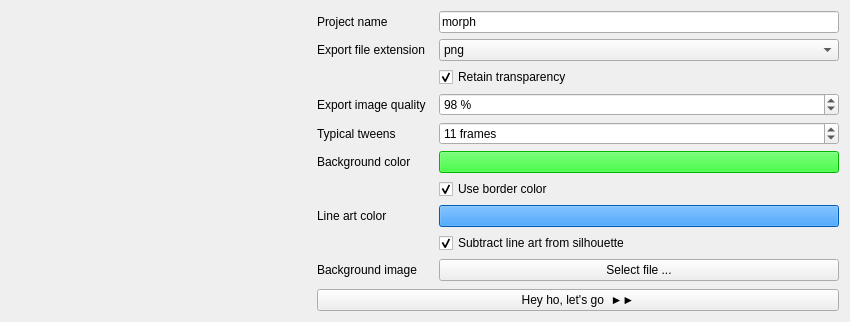
      <widget class="QWidget" name="tabPreferences">
       <attribute name="icon">
        <iconset resource="muddymorph.qrc">
         <normaloff>:/stilo/guicandy/t2.png</normaloff>:/stilo/guicandy/t2.png</iconset>
       </attribute>
       <attribute name="title">
        <string>Preferences</string>
       </attribute>
       <layout class="QHBoxLayout" name="horizontalLayout_7" stretch="1,0">
        <item>
         <widget class="QLabel" name="previewPrefs">
          <property name="minimumSize">
           <size>
            <width>300</width>
            <height>300</height>
           </size>
          </property>
          <property name="text">
           <string/>
          </property>
          <property name="pixmap">
           <pixmap resource="muddymorph.qrc">:/stilo/guicandy/icon.png</pixmap>
          </property>
          <property name="alignment">
           <set>Qt::AlignCenter</set>
          </property>
         </widget>
        </item>
        <item>
         <layout class="QVBoxLayout" name="verticalLayout">
          <item>
           <layout class="QFormLayout" name="formLayout">
            <property name="fieldGrowthPolicy">
             <enum>QFormLayout::AllNonFixedFieldsGrow</enum>
            </property>
            <property name="labelAlignment">
             <set>Qt::AlignLeading|Qt::AlignLeft|Qt::AlignVCenter</set>
            </property>
            <item row="1" column="0">
             <widget class="QLabel" name="label_2">
              <property name="text">
               <string>Project name</string>
              </property>
             </widget>
            </item>
            <item row="1" column="1">
             <widget class="QLineEdit" name="editName">
              <property name="toolTip">
               <string>&lt;html&gt;&lt;head/&gt;&lt;body&gt;&lt;p&gt;Inbetween frames will be saved with this name.&lt;/p&gt;&lt;/body&gt;&lt;/html&gt;</string>
              </property>
              <property name="text">
               <string>morph</string>
              </property>
             </widget>
            </item>
            <item row="2" column="0">
             <widget class="QLabel" name="label_01">
              <property name="text">
               <string>Export file extension  </string>
              </property>
             </widget>
            </item>
            <item row="2" column="1">
             <widget class="QComboBox" name="comboExtension">
              <property name="sizePolicy">
               <sizepolicy hsizetype="Expanding" vsizetype="Fixed">
                <horstretch>0</horstretch>
                <verstretch>0</verstretch>
               </sizepolicy>
              </property>
              <item>
               <property name="text">
                <string>png</string>
               </property>
              </item>
              <item>
               <property name="text">
                <string>jpg</string>
               </property>
              </item>
             </widget>
            </item>
            <item row="3" column="1">
             <widget class="QCheckBox" name="checkTransparency">
              <property name="sizePolicy">
               <sizepolicy hsizetype="Expanding" vsizetype="Fixed">
                <horstretch>0</horstretch>
                <verstretch>0</verstretch>
               </sizepolicy>
              </property>
              <property name="minimumSize">
               <size>
                <width>400</width>
                <height>0</height>
               </size>
              </property>
              <property name="text">
               <string>Retain transparency</string>
              </property>
              <property name="checked">
               <bool>true</bool>
              </property>
             </widget>
            </item>
            <item row="4" column="0">
             <widget class="QLabel" name="label_02">
              <property name="text">
               <string>Export image quality  </string>
              </property>
             </widget>
            </item>
            <item row="4" column="1">
             <widget class="QSpinBox" name="spinQuality">
              <property name="sizePolicy">
               <sizepolicy hsizetype="Expanding" vsizetype="Fixed">
                <horstretch>0</horstretch>
                <verstretch>0</verstretch>
               </sizepolicy>
              </property>
              <property name="suffix">
               <string> %</string>
              </property>
              <property name="minimum">
               <number>1</number>
              </property>
              <property name="maximum">
               <number>100</number>
              </property>
              <property name="value">
               <number>98</number>
              </property>
             </widget>
            </item>
            <item row="5" column="0">
             <widget class="QLabel" name="label_04">
              <property name="text">
               <string>Typical tweens  </string>
              </property>
             </widget>
            </item>
            <item row="5" column="1">
             <widget class="QSpinBox" name="spinTypicalTweens">
              <property name="sizePolicy">
               <sizepolicy hsizetype="Expanding" vsizetype="Fixed">
                <horstretch>0</horstretch>
                <verstretch>0</verstretch>
               </sizepolicy>
              </property>
              <property name="toolTip">
               <string>&lt;html&gt;&lt;head/&gt;&lt;body&gt;&lt;p&gt;Later the number of inbetweens can be fine-tuned for each morph.&lt;/p&gt;&lt;/body&gt;&lt;/html&gt;</string>
              </property>
              <property name="suffix">
               <string> frames</string>
              </property>
              <property name="minimum">
               <number>1</number>
              </property>
              <property name="maximum">
               <number>200</number>
              </property>
              <property name="value">
               <number>11</number>
              </property>
             </widget>
            </item>
            <item row="6" column="0">
             <widget class="QLabel" name="label_05">
              <property name="text">
               <string>Background color  </string>
              </property>
             </widget>
            </item>
            <item row="6" column="1">
             <widget class="QPushButton" name="buttonBackground">
              <property name="sizePolicy">
               <sizepolicy hsizetype="Expanding" vsizetype="Fixed">
                <horstretch>0</horstretch>
                <verstretch>0</verstretch>
               </sizepolicy>
              </property>
              <property name="styleSheet">
               <string notr="true">background-color: rgb(0, 255, 0);</string>
              </property>
              <property name="text">
               <string/>
              </property>
             </widget>
            </item>
            <item row="7" column="1">
             <widget class="QCheckBox" name="checkAutoBack">
              <property name="sizePolicy">
               <sizepolicy hsizetype="Expanding" vsizetype="Fixed">
                <horstretch>0</horstretch>
                <verstretch>0</verstretch>
               </sizepolicy>
              </property>
              <property name="toolTip">
               <string>&lt;html&gt;&lt;head/&gt;&lt;body&gt;&lt;p&gt;Pick the most common color from the pixels on the edge of the frame.&lt;/p&gt;&lt;/body&gt;&lt;/html&gt;</string>
              </property>
              <property name="text">
               <string>Use border color</string>
              </property>
              <property name="checked">
               <bool>true</bool>
              </property>
             </widget>
            </item>
            <item row="8" column="0">
             <widget class="QLabel" name="label_6">
              <property name="text">
               <string>Line art color  </string>
              </property>
             </widget>
            </item>
            <item row="8" column="1">
             <widget class="QPushButton" name="buttonLineColor">
              <property name="sizePolicy">
               <sizepolicy hsizetype="Expanding" vsizetype="Fixed">
                <horstretch>0</horstretch>
                <verstretch>0</verstretch>
               </sizepolicy>
              </property>
              <property name="styleSheet">
               <string notr="true">background-color: rgb(0, 128, 255);</string>
              </property>
              <property name="text">
               <string/>
              </property>
             </widget>
            </item>
            <item row="9" column="1">
             <widget class="QCheckBox" name="checkLineColor">
              <property name="sizePolicy">
               <sizepolicy hsizetype="MinimumExpanding" vsizetype="Fixed">
                <horstretch>0</horstretch>
                <verstretch>0</verstretch>
               </sizepolicy>
              </property>
              <property name="toolTip">
               <string>&lt;html&gt;&lt;head/&gt;&lt;body&gt;&lt;p&gt;If the key frames contain clear and consistent line art, this option may help to improve trajectory quality.&lt;/p&gt;&lt;/body&gt;&lt;/html&gt;</string>
              </property>
              <property name="text">
               <string>Subtract line art from silhouette</string>
              </property>
              <property name="checked">
               <bool>true</bool>
              </property>
             </widget>
            </item>
            <item row="10" column="0">
             <widget class="QLabel" name="label_29">
              <property name="text">
               <string>Background image  </string>
              </property>
             </widget>
            </item>
            <item row="10" column="1">
             <widget class="QPushButton" name="buttonBackdrop">
              <property name="sizePolicy">
               <sizepolicy hsizetype="Expanding" vsizetype="Fixed">
                <horstretch>0</horstretch>
                <verstretch>0</verstretch>
               </sizepolicy>
              </property>
              <property name="toolTip">
               <string>&lt;html&gt;&lt;head/&gt;&lt;body&gt;&lt;p&gt;It is possible to apply a fixed backdrop image. It should have the exact same dimensions as the keys.&lt;/p&gt;&lt;/body&gt;&lt;/html&gt;</string>
              </property>
              <property name="text">
               <string>Select file ...</string>
              </property>
             </widget>
            </item>
           </layout>
          </item>
          <item>
           <widget class="QPushButton" name="buttonFinishPrefs">
            <property name="toolTip">
             <string>&lt;html&gt;&lt;head/&gt;&lt;body&gt;&lt;p&gt;The next step is silhouette extraction.&lt;/p&gt;&lt;/body&gt;&lt;/html&gt;</string>
            </property>
            <property name="text">
             <string>Hey ho, let's go  ►►</string>
            </property>
           </widget>
          </item>
         </layout>
        </item>
       </layout>
      </widget>
